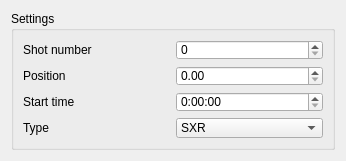
<?xml version="1.0" encoding="UTF-8"?>
<ui version="4.0">
 <class>MeasurementSettingsWidget</class>
 <widget class="QWidget" name="MeasurementSettingsWidget">
  <property name="geometry">
   <rect>
    <x>0</x>
    <y>0</y>
    <width>346</width>
    <height>161</height>
   </rect>
  </property>
  <property name="sizePolicy">
   <sizepolicy hsizetype="Expanding" vsizetype="Expanding">
    <horstretch>0</horstretch>
    <verstretch>0</verstretch>
   </sizepolicy>
  </property>
  <property name="minimumSize">
   <size>
    <width>250</width>
    <height>145</height>
   </size>
  </property>
  <property name="windowTitle">
   <string>Measurement settings</string>
  </property>
  <layout class="QVBoxLayout" name="verticalLayout">
   <property name="sizeConstraint">
    <enum>QLayout::SetMaximumSize</enum>
   </property>
   <item>
    <widget class="QGroupBox" name="groupBox">
     <property name="title">
      <string>Settings</string>
     </property>
     <layout class="QGridLayout" name="gridLayout">
      <item row="0" column="0">
       <widget class="QLabel" name="shot_label">
        <property name="text">
         <string>Shot number</string>
        </property>
       </widget>
      </item>
      <item row="0" column="1">
       <widget class="QSpinBox" name="shot_spinBox"/>
      </item>
      <item row="1" column="0">
       <widget class="QLabel" name="position_label">
        <property name="text">
         <string>Position</string>
        </property>
       </widget>
      </item>
      <item row="1" column="1">
       <widget class="QDoubleSpinBox" name="position_doubleSpinBox"/>
      </item>
      <item row="2" column="0">
       <widget class="QLabel" name="time_label">
        <property name="text">
         <string>Start time</string>
        </property>
       </widget>
      </item>
      <item row="2" column="1">
       <widget class="QTimeEdit" name="start_timeEdit">
        <property name="dateTime">
         <datetime>
          <hour>0</hour>
          <minute>0</minute>
          <second>0</second>
          <year>2000</year>
          <month>1</month>
          <day>1</day>
         </datetime>
        </property>
        <property name="minimumDateTime">
         <datetime>
          <hour>0</hour>
          <minute>0</minute>
          <second>0</second>
          <year>2000</year>
          <month>1</month>
          <day>1</day>
         </datetime>
        </property>
        <property name="maximumTime">
         <time>
          <hour>23</hour>
          <minute>59</minute>
          <second>59</second>
         </time>
        </property>
        <property name="currentSection">
         <enum>QDateTimeEdit::HourSection</enum>
        </property>
        <property name="displayFormat">
         <string>H:mm:ss</string>
        </property>
        <property name="currentSectionIndex">
         <number>0</number>
        </property>
       </widget>
      </item>
      <item row="3" column="0">
       <widget class="QLabel" name="type_label">
        <property name="text">
         <string>Type</string>
        </property>
       </widget>
      </item>
      <item row="3" column="1">
       <widget class="QComboBox" name="type_comboBox">
        <item>
         <property name="text">
          <string>SXR</string>
         </property>
        </item>
        <item>
         <property name="text">
          <string>BKG</string>
         </property>
        </item>
       </widget>
      </item>
     </layout>
    </widget>
   </item>
  </layout>
 </widget>
 <resources/>
 <connections/>
</ui>
